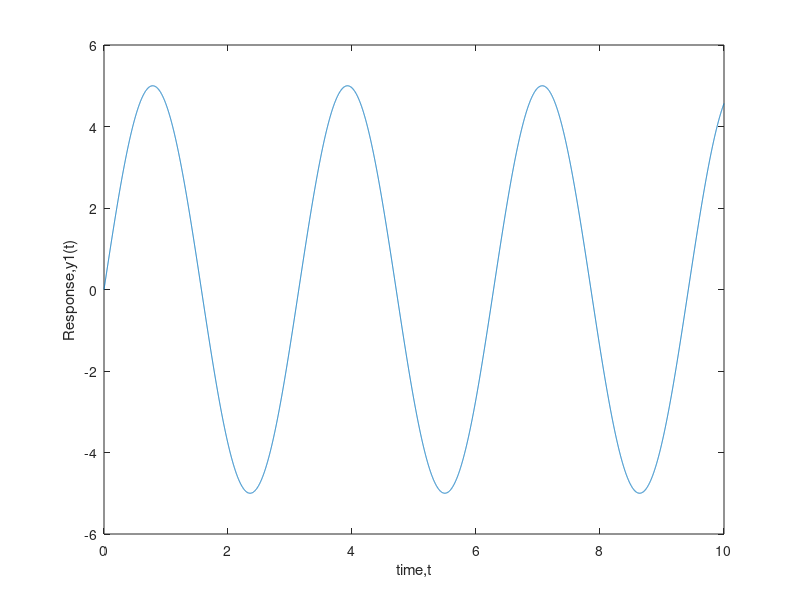
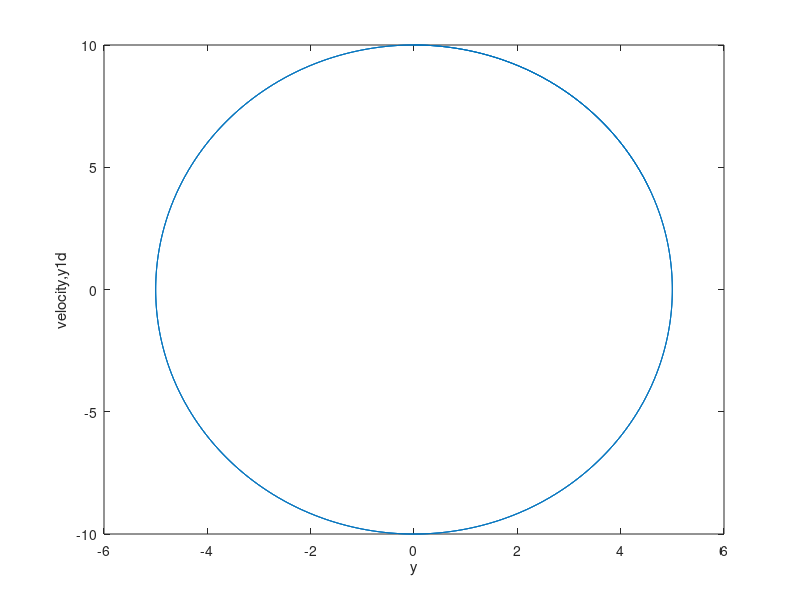

Source code (MATLAB) for these figures, in order:
t=0:0.001:10;
% Periodic 
y1=5*sin(2*t);
y1d=10*cos(2*t);

%y2=5*sin(4*t);
%y2d=20*cos(4*t);

% Quasi_periodic
%y3=5*sin(2*sqrt(2)*t);
%y3d=10*sqrt(2)*cos(2*sqrt(2)*t);

% two periodic
%y4=y1+y2;
%y4d=y1d+y2d;
%y5=y1+y3;
%y5d=y1d+y3d;

figure;
title('Periodic Response')
plot(t,y1)
xlabel("time,t"),ylabel("Response,y1(t)")

figure;
title('Phase Portrait')
plot(y1,y1d)
xlabel("y"),ylabel('velocity,y1d')